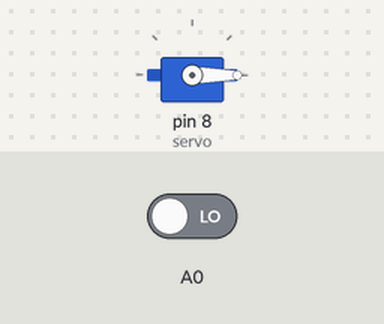
The sketch below on a simulated Arduino Uno, built with avr-gcc and run on an emulated ATmega328P. Shown: servo. The inputs (shaded band) are chosen by the test bench; at power-on: A0 LOW.

Above: at 1.2 s.
1.3 s: A0 driven HIGH
At 1.8 s:
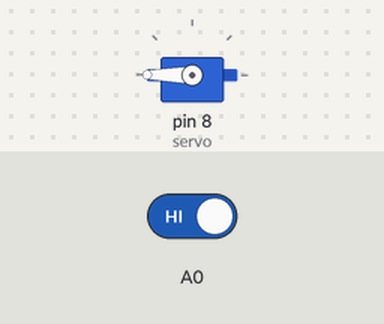
2.8 s: A0 driven LOW
At 4.2 s:
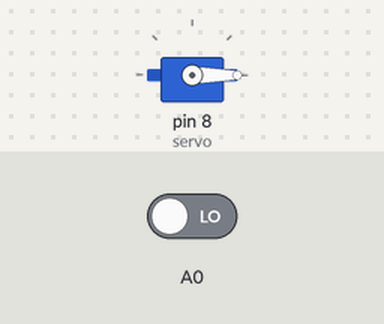
Timing chart, 0 to 5.8 s (numbered marks = the images above; inputs shaded):
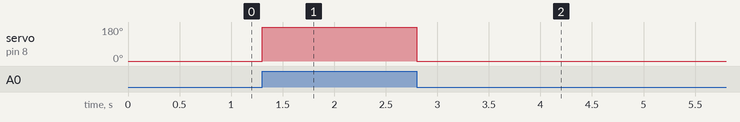

The sketch:

detection_system1.ino
```cpp
#include<Servo.h>

Servo servo;

int IR;

void setup() {
servo.attach(8);
pinMode(A0, INPUT);
}

void loop() {
IR = digitalRead(A0);
  if(IR == HIGH){
   servo.write(180);
  }
  else{
   servo.write(0);
   }
}
```

Measured:
- after the input at 1.3 s, servo on pin 8 (servo): 0° → 180° at once
- after the input at 2.8 s, servo on pin 8 (servo): 180° → 0° at once
